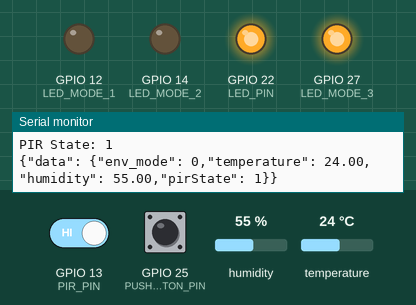
Simulated run of this sketch. Board: ESP32. Parts: output pins drawn as LEDs (lit = HIGH), the last lines printed to the serial monitor. The inputs (shaded band) are chosen by the test bench; at power-on: GPIO 25 (PUSHBUTTON_PIN) HIGH, GPIO 13 (PIR_PIN) HIGH, humidity 55 %, temperature 24 °C. WiFi joins after 1.5 s; servers stay silent unless stated; no MQTT or app messages arrive unless stated.

Above: at 2.7 s.
2.8 s: GPIO 25 (PUSHBUTTON_PIN) pulled LOW for 3.2 s
At 3.9 s:
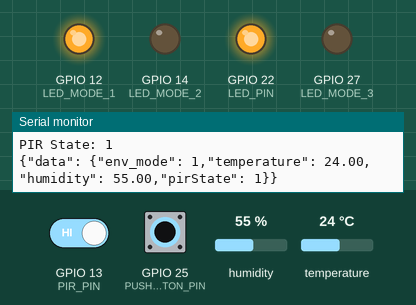
7.5 s: GPIO 13 (PIR_PIN) driven LOW
At 8.4 s:
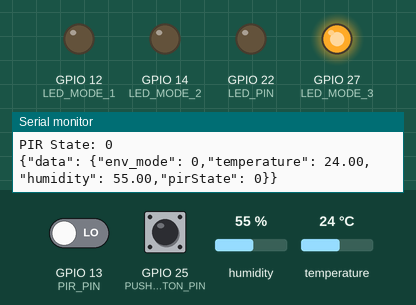
13.1 s: GPIO 13 (PIR_PIN) driven HIGH
At 14.8 s:
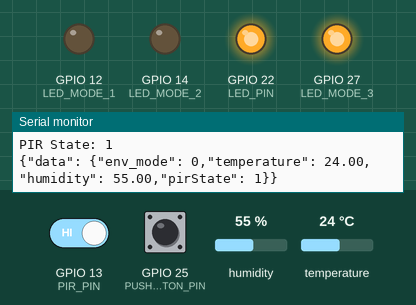
15.2 s: GPIO 25 (PUSHBUTTON_PIN) pulled LOW for 0.6 s
At 16.1 s:
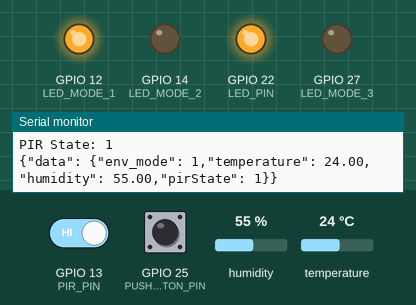
Timing chart, 0 to 18.2 s (numbered marks = the images above; inputs shaded):
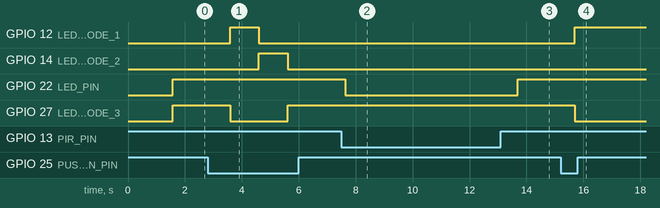

Measured:
- after the input at 2.8 s, GPIO 12 (LED_MODE_1): LOW → HIGH after 0.79 s, → LOW 1.0 s later; GPIO 14 (LED_MODE_2): LOW → HIGH after 1.8 s, → LOW 1.0 s later; GPIO 27 (LED_MODE_3): HIGH → LOW after 0.79 s, → HIGH 2.0 s later
- after the input at 7.5 s, GPIO 22 (LED_PIN): HIGH → LOW after 0.13 s
- after the input at 13.1 s, GPIO 22 (LED_PIN): LOW → HIGH after 0.59 s
- after the input at 15.2 s, GPIO 12 (LED_MODE_1): LOW → HIGH after 0.50 s; GPIO 27 (LED_MODE_3): HIGH → LOW after 0.50 s

The sketch:

selection-montion-seneor-temp.ino
```cpp
#include <PubSubClient.h>
#include <WiFi.h>
#include <DHT.h>

#define TOTAL_MODE 3

const char* ssid = "Wokwi-GUEST";
const char* password = "";
WiFiClient espClient;

const char* mqttServer = "mqtt.netpie.io";
const int mqttPort = 1883;
const char* clientID = "93c35b34-a81f-460a-9f84-012b4d267221";
const char* mqttUser = "99wVJvnLUaYN6RD8goHSwrZnCY3okhsF";
const char* mqttPassword = "3bjr8T86aZSfCifqrnu2uP8EMbSF3k8Y";
const char* topic_pub = "@shadow/data/update";
const char* topic_sub = "@msg/lab_ict_kps/command";

PubSubClient client(espClient);

const int PUSHBUTTON_PIN = 25;
const int LED_MODE_1 = 12;
const int LED_MODE_2 = 14;
const int LED_MODE_3 = 27;
const int LED_PIN = 22;
const int DHT_PIN = 15;
const int PIR_PIN = 13;
const int THRESHOLD_MODE[3] = {10, 25, 40};
int pushcount, env_mode;
float temperature, humidity;
bool pirState = false;

DHT dht(DHT_PIN, DHT22);

void setup_wifi() {
  delay(10);
  Serial.println();
  Serial.print("Connecting to ");
  Serial.println(ssid);

  WiFi.begin(ssid, password);

  while (WiFi.status() != WL_CONNECTED) {
    delay(500);
    Serial.print(".");
  }

  Serial.println();
  Serial.println("WiFi connected");
  Serial.println("IP address: ");
  Serial.println(WiFi.localIP());
}

void reconnectMQTT() {
  char mqttinfo[80];
  snprintf(mqttinfo, 75, "Attempting MQTT connection at %s:%d (%s/%s)...", mqttServer, mqttPort, mqttUser, mqttPassword);
  while (!client.connected()) {
    Serial.println(mqttinfo);
    String clientId = clientID;
    if (client.connect(clientId.c_str(), mqttUser, mqttPassword)) {
      Serial.println("...Connected");
      client.subscribe(topic_sub);
    } else {
      Serial.print("failed, rc=");
      Serial.print(client.state());
      Serial.println(" try again in 5 seconds");
      delay(5000);
    }
  }
}

void messageReceivedCallback(char* topic, byte* payload, unsigned int length) {
  char payloadMsg[80];

  Serial.print("Message arrived in topic: ");
  Serial.println(topic);
  Serial.print("Message:");
  for (int i = 0; i < length; i++) {
    Serial.print((char)payload[i]);
    payloadMsg[i] = (char)payload[i];
  }
  payloadMsg[length] = '\0';
  Serial.println();
  Serial.println("-----------------------");
  processMessage(payloadMsg);
}

void processMessage(String recvCommand) {
  // Add any specific processing for received messages if needed
}

void setup() {
  Serial.begin(115200);
  setup_wifi();
  client.setServer(mqttServer, mqttPort);
  client.setCallback(messageReceivedCallback);
  pinMode(PUSHBUTTON_PIN, INPUT_PULLUP);
  pinMode(LED_MODE_1, OUTPUT);
  pinMode(LED_MODE_2, OUTPUT);
  pinMode(LED_MODE_3, OUTPUT);
  pinMode(LED_PIN, OUTPUT);
  pinMode(PIR_PIN, INPUT);

  dht.begin();

  env_mode = 0;
  pushcount = 0;
}

void loop() {
  if (!client.connected()) {
    reconnectMQTT();
  }
  client.loop();

  if (digitalRead(PUSHBUTTON_PIN) == 0) {
    pushcount++;
    Serial.println(env_mode);
  }

  env_mode = pushcount % TOTAL_MODE;
  switch (env_mode) {
    case 0:
      digitalWrite(LED_MODE_3, HIGH);
      digitalWrite(LED_MODE_2, LOW);
      digitalWrite(LED_MODE_1, LOW);
      break;
    case 1:
      digitalWrite(LED_MODE_3, LOW);
      digitalWrite(LED_MODE_2, LOW);
      digitalWrite(LED_MODE_1, HIGH);
      break;
    case 2:
      digitalWrite(LED_MODE_3, LOW);
      digitalWrite(LED_MODE_2, HIGH);
      digitalWrite(LED_MODE_1, LOW);
      break;
  }

  // Read DHT22 sensor values
  temperature = dht.readTemperature();
  humidity = dht.readHumidity();

  // Read PIR sensor state
  pirState = digitalRead(PIR_PIN);

  Serial.println("Temperature: " + String(temperature) + " °C");
  Serial.println("Humidity: " + String(humidity) + " %");
  Serial.println("PIR State: " + String(pirState));

  // Check temperature threshold and turn on LED_PIN if below the threshold
  if (temperature < THRESHOLD_MODE[env_mode] || pirState) {
    digitalWrite(LED_PIN, HIGH);
  } else {
    digitalWrite(LED_PIN, LOW);
  }

  String publishMessage = "{\"data\": {\"env_mode\": " + String(env_mode) + ",\"temperature\": " + String(temperature) + ",\"humidity\": " + String(humidity) + ",\"pirState\": " + String(pirState) + "}}";

  Serial.println(publishMessage);
  client.publish(topic_pub, publishMessage.c_str());

  delay(1000); // this speeds up the simulation
}
```
